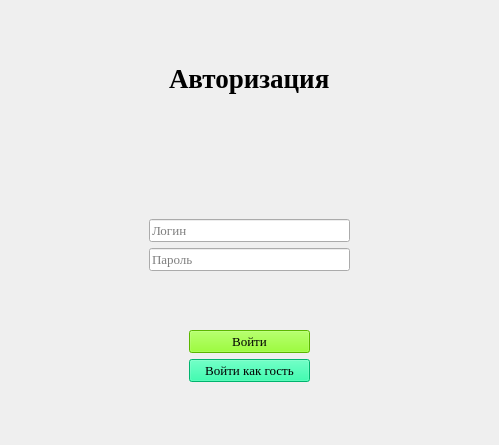
<?xml version="1.0" encoding="UTF-8"?>
<ui version="4.0">
 <class>MainWindow</class>
 <widget class="QMainWindow" name="MainWindow">
  <property name="geometry">
   <rect>
    <x>0</x>
    <y>0</y>
    <width>499</width>
    <height>445</height>
   </rect>
  </property>
  <property name="windowTitle">
   <string>Окно авторизации</string>
  </property>
  <property name="windowIcon">
   <iconset>
    <normaloff>../images/Icon.png</normaloff>../images/Icon.png</iconset>
  </property>
  <widget class="QWidget" name="centralwidget">
   <layout class="QVBoxLayout" name="verticalLayout_3">
    <item>
     <spacer name="verticalSpacer">
      <property name="orientation">
       <enum>Qt::Vertical</enum>
      </property>
      <property name="sizeHint" stdset="0">
       <size>
        <width>20</width>
        <height>55</height>
       </size>
      </property>
     </spacer>
    </item>
    <item>
     <layout class="QHBoxLayout" name="horizontalLayout">
      <item>
       <spacer name="horizontalSpacer">
        <property name="orientation">
         <enum>Qt::Horizontal</enum>
        </property>
        <property name="sizeHint" stdset="0">
         <size>
          <width>40</width>
          <height>20</height>
         </size>
        </property>
       </spacer>
      </item>
      <item>
       <widget class="QLabel" name="label">
        <property name="font">
         <font>
          <family>Times New Roman</family>
          <pointsize>20</pointsize>
          <weight>75</weight>
          <bold>true</bold>
         </font>
        </property>
        <property name="styleSheet">
         <string notr="true">font-weight: bold;</string>
        </property>
        <property name="text">
         <string>Авторизация</string>
        </property>
       </widget>
      </item>
      <item>
       <spacer name="horizontalSpacer_2">
        <property name="orientation">
         <enum>Qt::Horizontal</enum>
        </property>
        <property name="sizeHint" stdset="0">
         <size>
          <width>40</width>
          <height>20</height>
         </size>
        </property>
       </spacer>
      </item>
     </layout>
    </item>
    <item>
     <spacer name="verticalSpacer_5">
      <property name="orientation">
       <enum>Qt::Vertical</enum>
      </property>
      <property name="sizeHint" stdset="0">
       <size>
        <width>20</width>
        <height>40</height>
       </size>
      </property>
     </spacer>
    </item>
    <item>
     <layout class="QHBoxLayout" name="horizontalLayout_2">
      <item>
       <spacer name="horizontalSpacer_3">
        <property name="orientation">
         <enum>Qt::Horizontal</enum>
        </property>
        <property name="sizeHint" stdset="0">
         <size>
          <width>40</width>
          <height>20</height>
         </size>
        </property>
       </spacer>
      </item>
      <item>
       <widget class="QLabel" name="label_logo">
        <property name="maximumSize">
         <size>
          <width>200</width>
          <height>200</height>
         </size>
        </property>
        <property name="text">
         <string/>
        </property>
        <property name="pixmap">
         <pixmap>../images/Icon.png</pixmap>
        </property>
        <property name="scaledContents">
         <bool>true</bool>
        </property>
       </widget>
      </item>
      <item>
       <spacer name="horizontalSpacer_4">
        <property name="orientation">
         <enum>Qt::Horizontal</enum>
        </property>
        <property name="sizeHint" stdset="0">
         <size>
          <width>40</width>
          <height>20</height>
         </size>
        </property>
       </spacer>
      </item>
     </layout>
    </item>
    <item>
     <spacer name="verticalSpacer_2">
      <property name="orientation">
       <enum>Qt::Vertical</enum>
      </property>
      <property name="sizeHint" stdset="0">
       <size>
        <width>20</width>
        <height>55</height>
       </size>
      </property>
     </spacer>
    </item>
    <item>
     <layout class="QVBoxLayout" name="verticalLayout">
      <property name="leftMargin">
       <number>140</number>
      </property>
      <property name="rightMargin">
       <number>140</number>
      </property>
      <item>
       <widget class="QLineEdit" name="lineEdit_login">
        <property name="font">
         <font>
          <family>Times New Roman</family>
          <pointsize>10</pointsize>
         </font>
        </property>
        <property name="placeholderText">
         <string>Логин</string>
        </property>
       </widget>
      </item>
      <item>
       <widget class="QLineEdit" name="lineEdit_password">
        <property name="font">
         <font>
          <family>Times New Roman</family>
          <pointsize>10</pointsize>
         </font>
        </property>
        <property name="placeholderText">
         <string>Пароль</string>
        </property>
       </widget>
      </item>
     </layout>
    </item>
    <item>
     <spacer name="verticalSpacer_3">
      <property name="orientation">
       <enum>Qt::Vertical</enum>
      </property>
      <property name="sizeHint" stdset="0">
       <size>
        <width>20</width>
        <height>54</height>
       </size>
      </property>
     </spacer>
    </item>
    <item>
     <layout class="QVBoxLayout" name="verticalLayout_2">
      <property name="leftMargin">
       <number>180</number>
      </property>
      <property name="rightMargin">
       <number>180</number>
      </property>
      <item>
       <widget class="QPushButton" name="pushButton_enter">
        <property name="font">
         <font>
          <family>Times New Roman</family>
          <pointsize>10</pointsize>
         </font>
        </property>
        <property name="styleSheet">
         <string notr="true">background-color: rgb(127, 255, 0);</string>
        </property>
        <property name="text">
         <string>Войти</string>
        </property>
       </widget>
      </item>
      <item>
       <widget class="QPushButton" name="pushButton_enter_guest">
        <property name="font">
         <font>
          <family>Times New Roman</family>
          <pointsize>10</pointsize>
         </font>
        </property>
        <property name="styleSheet">
         <string notr="true">background-color: rgb(0, 250, 154);</string>
        </property>
        <property name="text">
         <string>Войти как гость</string>
        </property>
       </widget>
      </item>
     </layout>
    </item>
    <item>
     <spacer name="verticalSpacer_4">
      <property name="orientation">
       <enum>Qt::Vertical</enum>
      </property>
      <property name="sizeHint" stdset="0">
       <size>
        <width>20</width>
        <height>55</height>
       </size>
      </property>
     </spacer>
    </item>
   </layout>
  </widget>
 </widget>
 <resources/>
 <connections/>
</ui>
